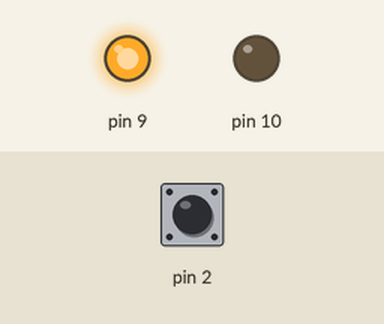
This sketch was run on a simulated Arduino Uno, built with avr-gcc and run on an emulated ATmega328P. Parts: output pins drawn as LEDs (lit = HIGH). Dashed ring = blinking. The inputs (shaded band) are chosen by the test bench; at power-on: pin 2 HIGH.

Above: at 1.2 s.
1.3 s: pin 2 pulled LOW for 1 s
At 1.75 s:
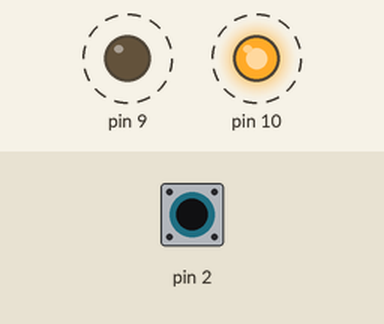
4.0 s: pin 2 pulled LOW for 0.15 s
At 4.7 s:
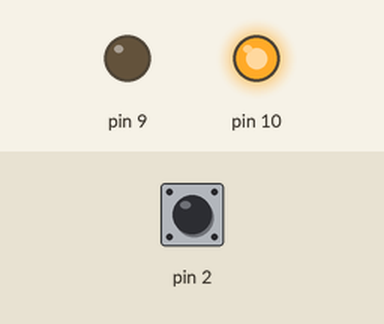
5.8 s: pin 2 pulled LOW for 3.2 s
At 9.6 s:
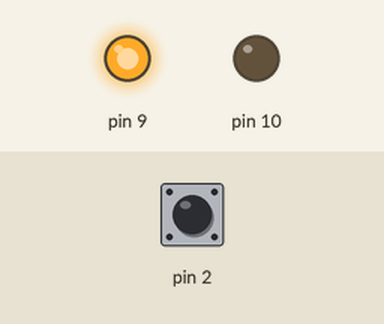
Timing chart, 0 to 11.1 s (numbered marks = the images above; inputs shaded):
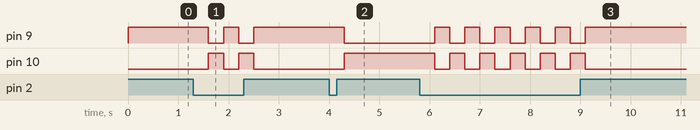

Measured:
- after the input at 1.3 s, pin 9: alternates HIGH for 0.30 s and LOW for 0.30 s, 4 changes in all, then stays HIGH, starting after 0.30 s; pin 10: alternates HIGH for 0.30 s and LOW for 0.30 s, 4 changes in all, then stays LOW, starting after 0.30 s
- after the input at 4.0 s, pin 9: HIGH → LOW after 0.30 s; pin 10: LOW → HIGH after 0.30 s
- after the input at 5.8 s, pin 9: alternates HIGH for 0.30 s and LOW for 0.30 s, 11 changes in all, then stays HIGH, starting after 0.30 s; pin 10: alternates HIGH for 0.30 s and LOW for 0.30 s, 11 changes in all, then stays LOW, starting after 0.30 s

The sketch:

A02_bt_2_stati.ino
```cpp
int stato_led;

void setup() {
  pinMode(2, INPUT_PULLUP);
  pinMode(9, OUTPUT);
  pinMode(10, OUTPUT);
  stato_led = LOW;
}

void loop() {
  if (!digitalRead(2)) {
    stato_led = !stato_led;
    delay(300);
  }

  digitalWrite(9, !stato_led);
  digitalWrite(10, stato_led);
}
```
